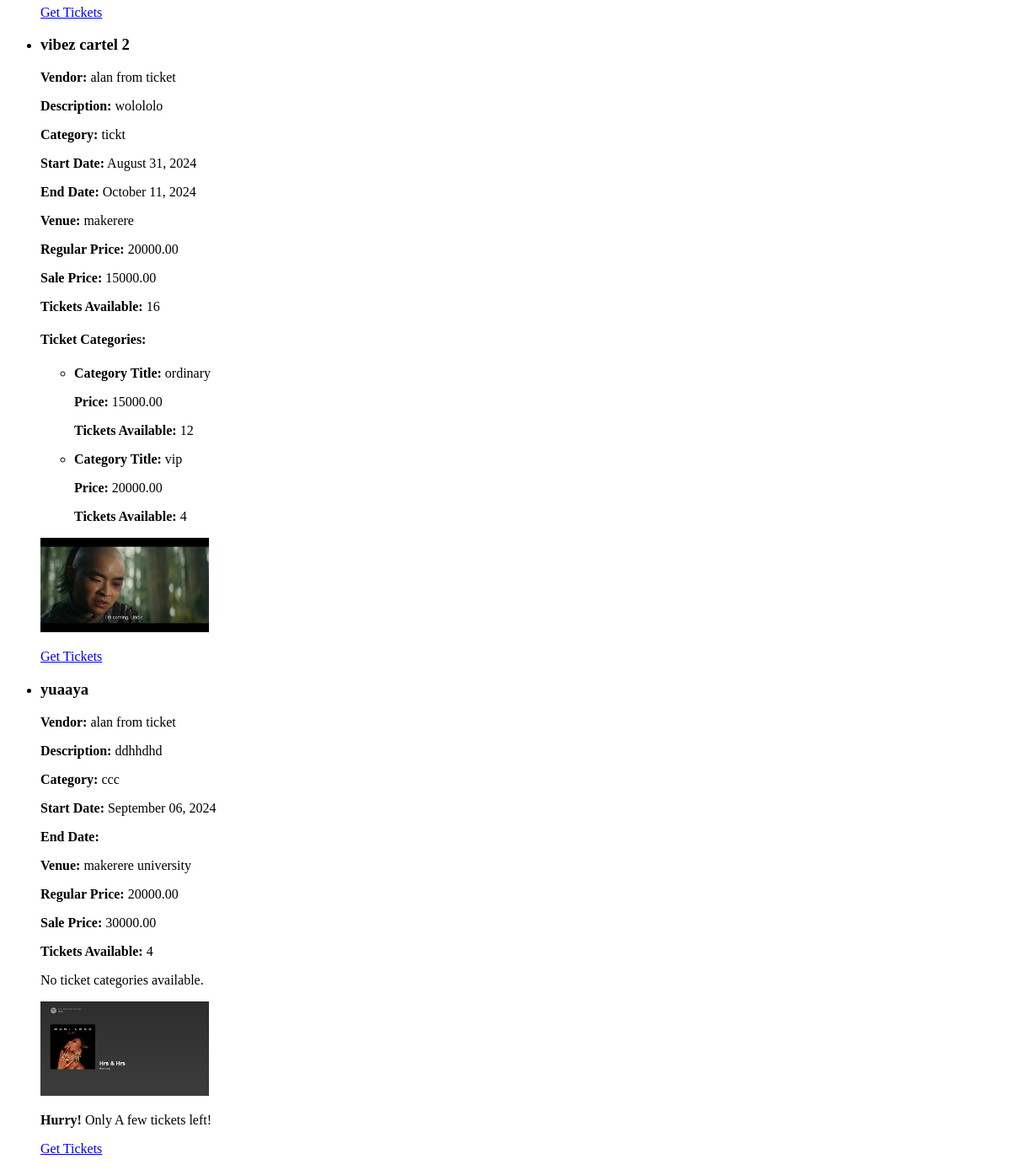
Before: / (lower part) with the older database file.
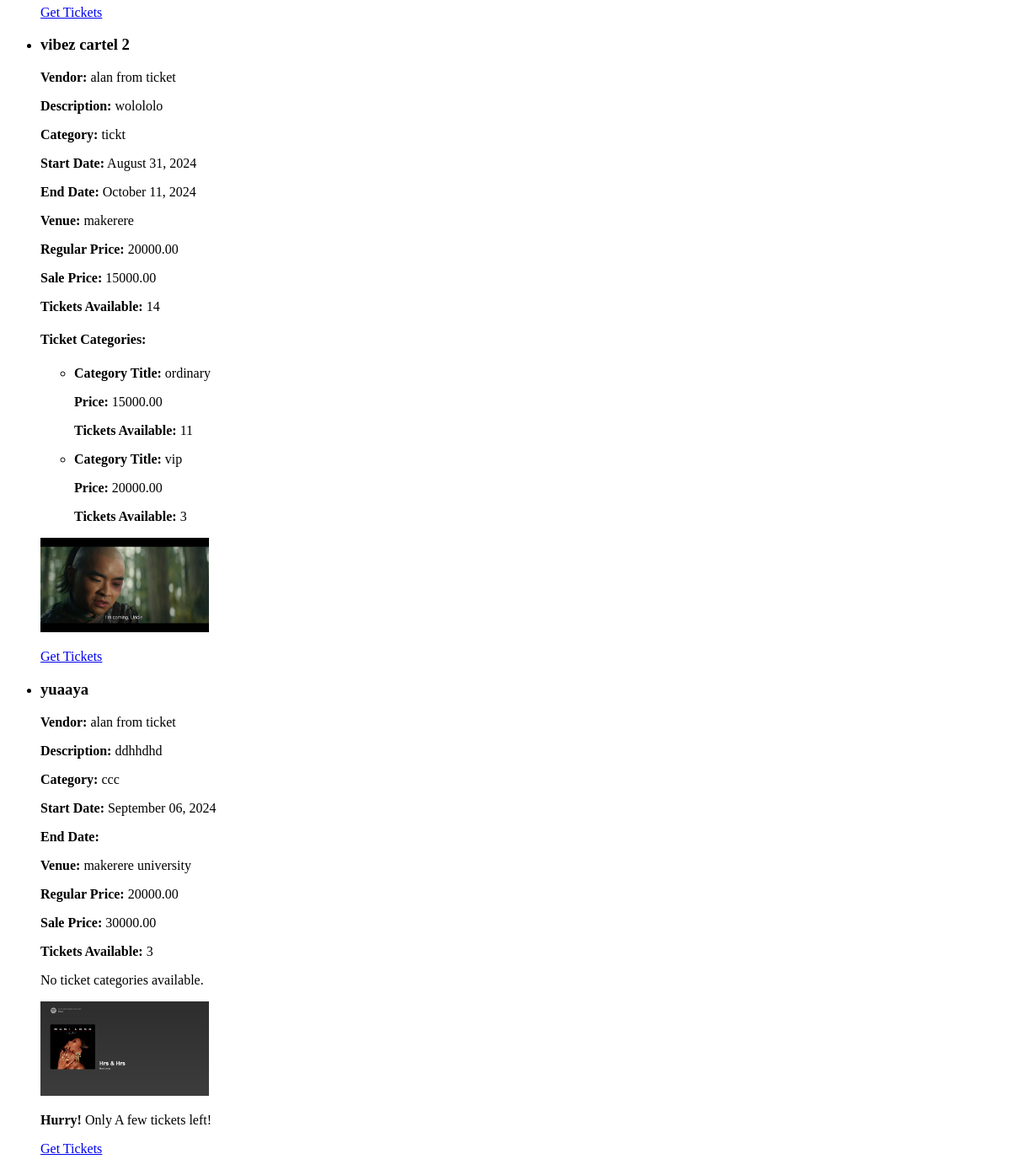
After: the same page with the newer database file.
### events/models.py (models this page shows, shortened)
class Event(models.Model):
    vendor = models.ForeignKey(Vendor, on_delete=models.CASCADE, related_name='events')  # Mandatory, linked to Vendor
    poster = models.ImageField(upload_to='event_posters/')  # Required field
    title = models.CharField(max_length=200)  # Required field
    description = models.TextField()  # Required field
    category = models.CharField(max_length=100)  # Required field (e.g., "conference", "concert")
    start_date = models.DateTimeField()  # Required field
    end_date = models.DateTimeField(null=True, blank=True)  # Optional field
    venue_name = models.CharField(max_length=100)  # Required field
    regular_price = models.DecimalField(max_digits=10, decimal_places=2)  # Required field
    sale_price = models.DecimalField(max_digits=10, decimal_places=2, null=True, blank=True)  # Optional field
    tickets_available = models.PositiveIntegerField(null=True, blank=True)  # Optional field
    tickets_sold = models.PositiveIntegerField(default=0)  # New field to track tickets sold

class TicketCategory(models.Model):
    event = models.ForeignKey(Event, on_delete=models.CASCADE, related_name='ticket_categories')  # Mandatory, linked to Event
    category_title = models.CharField(max_length=100)  # Required field
    category_price = models.DecimalField(max_digits=10, decimal_places=2)  # Required field
    category_tickets_available = models.PositiveIntegerField()  # Required field
    category_tickets_sold = models.PositiveIntegerField(default=0)  # New field to track tickets sold in this category

### vendors/models.py (models this page shows, shortened)
class Vendor(AbstractBaseUser, PermissionsMixin):
    username = models.CharField(max_length=30, unique=True)
    email = models.EmailField(unique=True)
    first_name = models.CharField(max_length=30)
    last_name = models.CharField(max_length=30)
    storename = models.CharField(max_length=50)
    store_phone = models.CharField(max_length=15)
    verification_code = models.CharField(max_length=6, null=True, blank=True)
    verification_code_created_at = models.DateTimeField(null=True, blank=True)
    is_active = models.BooleanField(default=True)
    is_admin = models.BooleanField(default=False)
    is_superuser = models.BooleanField(default=False)
    is_staff = models.BooleanField(default=False)
    is_vendor = models.BooleanField(default=True)
    objects = VendorManager()
    USERNAME_FIELD = 'username'
    REQUIRED_FIELDS = ['email', 'first_name', 'last_name', 'storename', 'store_phone']

### events/views.py (the view)
# urls.py: path('', views.all_events, name='all_events'),
def all_events(request):
    events = Event.objects.prefetch_related('ticket_categories').all()
    for event in events:
        tickets_available = event.tickets_available or 0
        tickets_sold = event.tickets_sold or 0
        event.remaining_tickets = tickets_available - tickets_sold
        for category in event.ticket_categories.all():
            category_tickets_available = category.category_tickets_available or 0
            category_tickets_sold = category.category_tickets_sold or 0
            category.remaining_tickets = category_tickets_available - category_tickets_sold
    context = {
        'events': events
    }
    return render(request, 'events/all_events.html', context)

### templates/events/all_events.html (shortened to what this page needs)
<!DOCTYPE html>
<html lang="en">
<head>
</head>
<body>
    {% if events %}
        <ul>
            {% for event in events %}
                <li>
                    <h3>{{ event.title }}</h3>
                    <p><strong>Vendor:</strong> {{ event.vendor.first_name }} from {{ event.vendor.storename }}</p>
                    <p><strong>Description:</strong> {{ event.description }}</p>
                    <p><strong>Category:</strong> {{ event.category }}</p>
                    <p><strong>Start Date:</strong> {{ event.start_date|date:"F d, Y" }}</p>
                    <p><strong>End Date:</strong> {{ event.end_date|date:"F d, Y" }}</p>
                    <p><strong>Venue:</strong> {{ event.venue_name }}</p>
                    <p><strong>Regular Price:</strong> {{ event.regular_price }}</p>
                    <p><strong>Sale Price:</strong> {{ event.sale_price }}</p>
                    <p><strong>Tickets Available:</strong>
                        {% if event.remaining_tickets > 0 %}
                            {{ event.remaining_tickets }}
                        {% else %}
                            <span style="color: red;">Sold Out</span>
                        {% endif %}
                    </p>
                    {% if event.ticket_categories.all %}
                        <h4>Ticket Categories:</h4>
                        <ul>
                            {% for category in event.ticket_categories.all %}
                                <li>
                                    <p><strong>Category Title:</strong> {{ category.category_title }}</p>
                                    <p><strong>Price:</strong> {{ category.category_price }}</p>
                                    <p><strong>Tickets Available:</strong>
                                        {% if category.remaining_tickets > 0 %}
                                            {{ category.remaining_tickets }}
                                        {% else %}
                                            <span style="color: red;">Sold Out</span>
                                        {% endif %}
                                    </p>
                                </li>
                            {% endfor %}
                        </ul>
                    {% else %}
                        <p>No ticket categories available.</p>
                    {% endif %}
                    {% if event.poster %}
                        <p><img src="{{ event.poster.url }}" alt="{{ event.title }}" width="200"></p>
                    {% else %}
                        <p>No image available</p>
                    {% endif %}
                    {% if event.remaining_tickets == 0 %}
                        <p><strong>Status:</strong> Sold Out</p>
                    {% else %}
                        {% if event.remaining_tickets <= 5 %}
                            <p><strong>Hurry!</strong> Only A few tickets left!</p>
                        {% endif %}
                        <p><a href="{% url 'buy_ticket' event.id %}">Get Tickets</a></p>
                    {% endif %}
                </li>
            {% endfor %}
        </ul>
    {% else %}
        <p>No events available.</p>
    {% endif %}
</body>
</html>

Changed rows visible on the page:
changed Event "vibez cartel 2": remaining_tickets "16" → "14"
changed TicketCategory "ordinary": remaining_tickets "12" → "11"
changed TicketCategory "vip": remaining_tickets "4" → "3"
changed Event "yuaaya": remaining_tickets "4" → "3"
